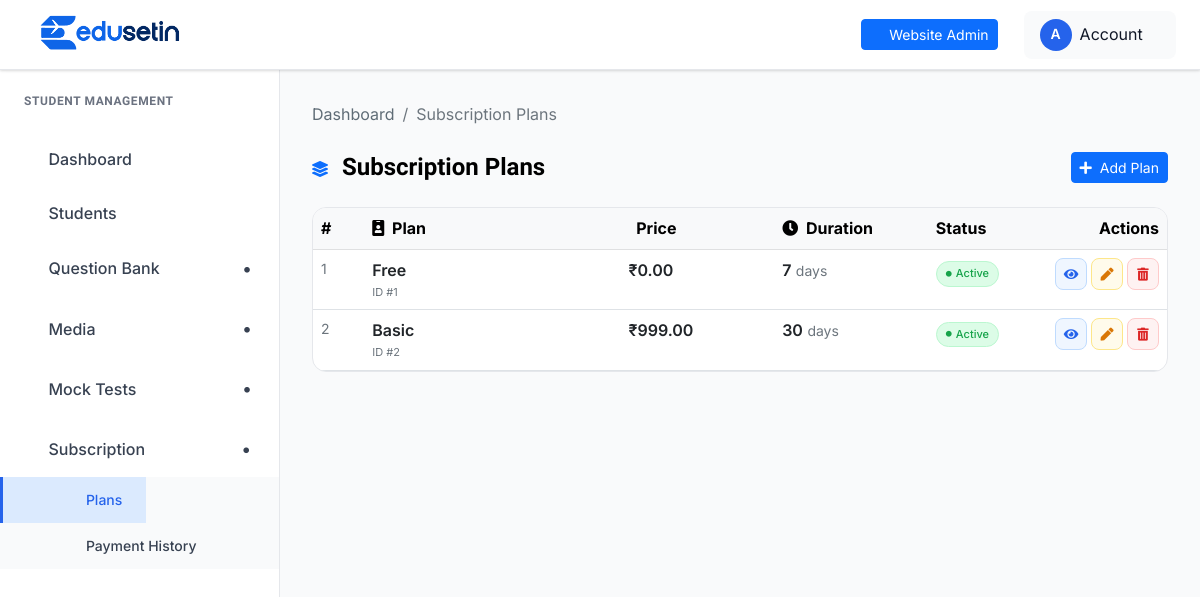
Before: /student-management/plans/ (signed in) with the older database file.
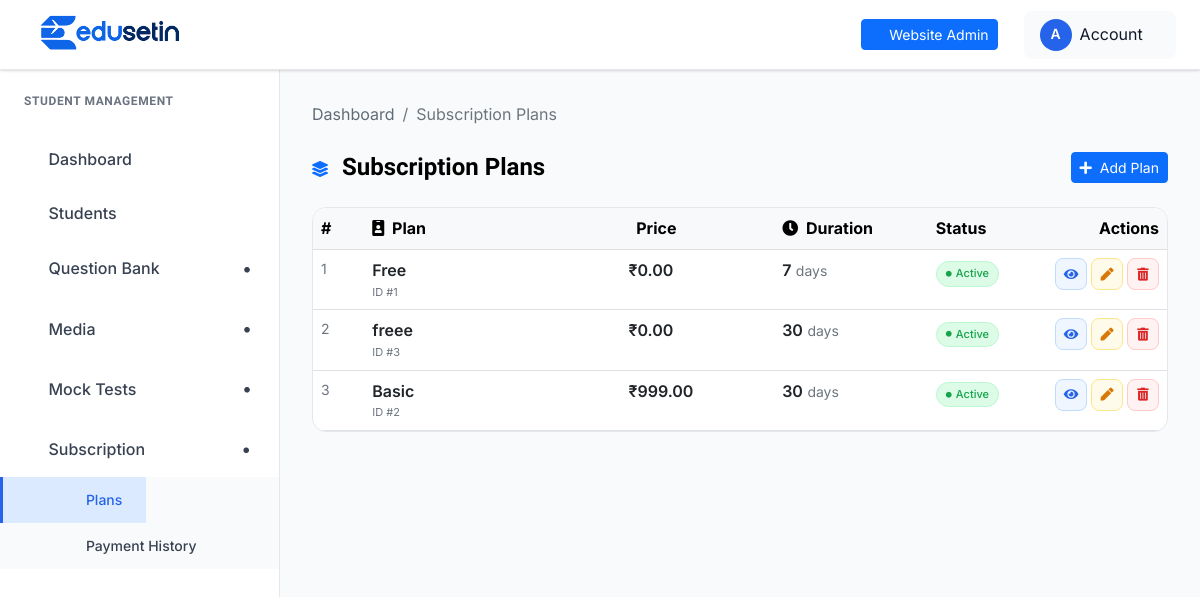
After: the same page with the newer database file.
### student_management/models.py (models this page shows, shortened)
class SubscriptionPlan(models.Model):
    uuid = models.UUIDField(default=uuid.uuid4, editable=False, unique=True, db_index=True)
    name = models.CharField(max_length=200, unique=True)
    description = models.TextField(blank=True, null=True)
    price = models.DecimalField(
        max_digits=8,
        decimal_places=2,
        validators=[MinValueValidator(0)],
    )
    duration_days = models.PositiveIntegerField(
        default=30,
        validators=[MinValueValidator(1)],
        help_text="Validity period in days (e.g. 30, 90, 365).",
    )
    subjects = models.ManyToManyField(
        Subject,
        blank=True,
        related_name="subscription_plans",
    )
    submodules = models.ManyToManyField(
        SubModule,
        blank=True,
        through='PlanSubmoduleLimit',
        related_name="subscription_plans",
    )
    exams = models.ManyToManyField(
        Exam,
        blank=True,
        related_name="subscription_plans",
    )
    is_active = models.BooleanField(default=True)
    created_at = models.DateTimeField(auto_now_add=True)
    updated_at = models.DateTimeField(auto_now=True)
    class Meta:
        ordering = ["price"]
    @property
    def submodule_question_limit(self):
        first_row = self.submodule_limits.first()
        return first_row.question_limit if first_row else None

### student_management/views.py (the view)
# urls.py: path("plans/", views.plan_list, name="plan_list"),
@admin_login_required
def plan_list(request):
    query = request.GET.get("q", "")
    plans = SubscriptionPlan.objects.prefetch_related("subjects", "exams", "submodules")
    if query:
        plans = plans.filter(Q(name__icontains=query) | Q(description__icontains=query))
    return render(request, "student_management/plan_list.html", {"plans": plans, "query": query})

### templates/student_management/plan_list.html (shortened to what this page needs)
{% extends "student_management/base.html" %}
{% block content %}
<div class="dashboard__form__wraper">
    <nav aria-label="breadcrumb" class="mb-4">
        <ol class="breadcrumb">
            <li class="breadcrumb-item"><a href="{% url 'student_management:dashboard' %}">Dashboard</a></li>
            <li class="breadcrumb-item active">Subscription Plans</li>
        </ol>
    </nav>
    <div class="d-flex align-items-center justify-content-between mb-4">
        <h4 class="mb-0" style="font-weight:700;">
            <i class="fas fa-layer-group me-2 text-primary" style="font-size:16px;"></i>
            Subscription Plans
        </h4>
        <a href="{% url 'student_management:plan_create' %}" class="btn btn-primary btn-sm">
            <i class="fas fa-plus me-1"></i> Add Plan
        </a>
    </div>
    {% if plans %}
    <div class="plans-table-card">
        <table class="table table-hover mb-0 plans-table">
            <thead class="table-light">
                <tr>
                    <th class="col-no">#</th>
                    <th class="col-plan"><i class="fas fa-id-badge me-1"></i> Plan</th>
                    <th class="col-price"> Price</th>
                    <th class="col-dur"><i class="fas fa-clock me-1"></i> Duration</th>
                    <th class="col-status">Status</th>
                    <th class="col-act">Actions</th>
                </tr>
            </thead>
            <tbody>
                {% for plan in plans %}
                <tr>
                    <td class="text-muted small">{{ forloop.counter }}</td>
                    <td>
                        <div class="fw-semibold">{{ plan.name }}</div>
                        <div class="text-muted" style="font-size:11px;">ID #{{ plan.pk }}</div>
                    </td>
                    <td class="fw-semibold">₹{{ plan.price }}</td>
                    <td>
                        <span class="fw-semibold">{{ plan.duration_days }}</span>
                        <span class="text-muted small"> days</span>
                    </td>
                    <td>
                        {% if plan.is_active %}
                        <span class="chip badge-active">
                            <i class="fas fa-circle" style="font-size:6px;"></i> Active
                        </span>
                        {% else %}
                        <span class="chip badge-inactive">
                            <i class="fas fa-circle" style="font-size:6px;"></i> Inactive
                        </span>
                        {% endif %}
                    </td>
                    <td>
                        <div class="d-flex align-items-center justify-content-end gap-1">
                            <button class="act-btn act-view"
                                    title="View Details"
                                    data-bs-toggle="modal"
                                    data-bs-target="#viewModal{{ plan.pk }}">
                                <i class="fas fa-eye"></i>
                            </button>
                            <a href="{% url 'student_management:plan_update' plan.name %}"
   class="act-btn act-edit"
   title="Edit Plan">
    <i class="fas fa-pen"></i>
</a>
                            <button class="act-btn act-delete"
                                    title="Delete Plan"
                                    data-bs-toggle="modal"
                                    data-bs-target="#deleteModal{{ plan.pk }}">
                                <i class="fas fa-trash-alt"></i>
                            </button>
                        </div>
                    </td>
                </tr>
                {% endfor %}
            </tbody>
        </table>
    </div>
    {% endif %}
</div>
{% endblock %}

Changed rows visible on the page:
added SubscriptionPlan: name "freee", pk "3", price "0.00", duration_days "30", is_active True (drawn)
